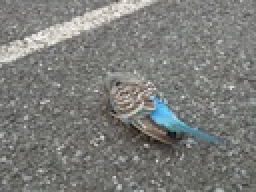
%> input picture kmeans/IMG20170329174339.jpg, 128 x 96 px, shrunk from 512 x 384 before the run (shown 2 times larger)
$ octave vq.m   (GNU Octave 9; MATLAB toolbox functions it lacks are replaced by stand-ins)
%> lines starting %> are read from the running program, lines starting %| are printed output that depends on the picture
%> further down, img is the input picture: size 96x128x3 uint8; mean R, G, B 123.5, 124.4, 121.1
### kmeans/kmeans.m
function [idx, ctrs, iter_ctrs] = kmeans(X, K)
%> called with K = 2
%KMEANS K-Means clustering algorithm
%
%   Input: X - data point features, n-by-p maxtirx.
%          K - the number of clusters
%
%   OUTPUT: idx  - cluster label
%           ctrs - cluster centers, K-by-p matrix.
%           iter_ctrs - cluster centers of each iteration, K-by-p-by-iter
%                       3D matrix.

[N,P]=size(X);
%> N = 12288; P = 3
ctrs=zeros(K,P);

% random pick k-centers
uni_X=unique(X,'rows');
%> uni_X = 2758 rows, first 12: [0 14 15; 11 17 17; 20 22 21; 24 23 21; 25 18 10; 25 35 36; 26 40 41; 27 27 27; 28 24 21; 29 28 24; 31 24 16; 32 32 24]
uni_size=size(uni_X,1);
%> uni_size = 2758
% fprintf('%d\n',uni_size);
i_ctrs=ceil(uni_size*rand(1,K));
for i=1:K
    ctrs(i,:)=uni_X(i_ctrs(i),:);
end
%> after the loop, ctrs = [175 176 170; 156 155 151]

iter=0;
while (1)
    iter=iter+1;
    iter_ctrs(:,:,iter)=ctrs;
%     fprintf('iter=%d\n',iter);

    idx=zeros(N,1);
    for i=1:N
        dis=zeros(K,1);
% [6 lines of commented-out code are left out]
        for j=1:K
            dis(j)=norm(X(i,:)-ctrs(j,:));
        end
        [M,I]=min(dis);
        idx(i)=I;
    end

    center=zeros(K,P);

    num=zeros(K,1);
    for i=1:N
        num(idx(i))=num(idx(i))+1;
        center(idx(i),:)=center(idx(i),:)+X(i,:);
    end
    for i=1:K
        center(i,:)=center(i,:)./num(i);
    end
%      fprintf('K1=(%f,%f),K2=(%f,%f),K3=(%f,%f),K4=(%f,%f)\n',center(1,1),center(1,2),center(2,1),center(2,2),center(3,1),center(3,2),center(4,1),center(4,2));

    if sum(norm(center-ctrs))==0
        break;
    end

    ctrs=center;


end
%> this loop made 17 passes
%> ctrs on passes 1 to 12: [191.3 195.5 193; 117.8 118.5 115.1], [183.2 187.3 185.1; 116.8 117.3 114], [179 182.8 180.4; 116.1 116.7 113.3], [176.2 179.7 177.3; 115.7 116.2 112.8], [174.4 177.8 175.3; 115.4 115.9 112.5], [173.1 176.3 173.9; 115.1 115.6 112.2], [172.4 175.6 173.1; 115 115.5 112.1], [171.2 174.3 171.8; 114.7 115.3 111.9], [170.5 173.5 171; 114.6 115.1 111.7], [170 173 170.5; 114.5 115 111.6], [169.8 172.8 170.3; 114.5 115 111.6], [169.7 172.7 170.2; 114.5 115 111.5]
%> after the loop, center = [168.5 171.3 168.8; 114.2 114.7 111.3]; dis = [107.8; 10.57]; iter = 17; num = [2100; 10188]

end

### kmeans/vq.m
img = imread('IMG20170329174339.jpg');
fea = double(reshape(img, size(img, 1)*size(img, 2), 3));

[idx, ctrs, iter_ctrs]=kmeans(fea,2);
%> ctrs = [168.5 171.3 168.8; 114.2 114.7 111.3]
fea(:,:)=ctrs(idx(:),:);

imshow(uint8(reshape(fea, size(img))));
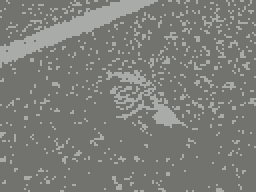
%> displayed picture: size 96x128x3, on the screen's scale of 0 to 255 (shown 2 times larger); mean R, G, B 123.4, 124.6, 120.9
